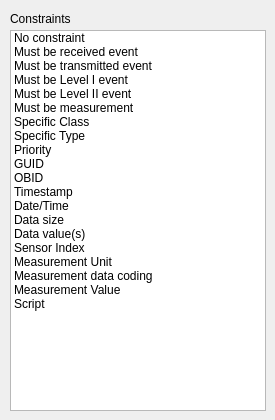
<?xml version="1.0" encoding="UTF-8"?>
<ui version="4.0">
 <class>CDlgSelectConstraint</class>
 <widget class="QDialog" name="CDlgSelectConstraint">
  <property name="geometry">
   <rect>
    <x>0</x>
    <y>0</y>
    <width>275</width>
    <height>420</height>
   </rect>
  </property>
  <property name="windowTitle">
   <string>Select filter constraint</string>
  </property>
  <widget class="QListWidget" name="listConstraints">
   <property name="geometry">
    <rect>
     <x>10</x>
     <y>30</y>
     <width>256</width>
     <height>381</height>
    </rect>
   </property>
   <property name="toolTip">
    <string>List with filter constraints</string>
   </property>
   <item>
    <property name="text">
     <string>No constraint</string>
    </property>
   </item>
   <item>
    <property name="text">
     <string>Must be received event</string>
    </property>
   </item>
   <item>
    <property name="text">
     <string>Must be transmitted event</string>
    </property>
   </item>
   <item>
    <property name="text">
     <string>Must be Level I event</string>
    </property>
   </item>
   <item>
    <property name="text">
     <string>Must be Level II event</string>
    </property>
   </item>
   <item>
    <property name="text">
     <string>Must be measurement</string>
    </property>
   </item>
   <item>
    <property name="text">
     <string>Specific Class</string>
    </property>
   </item>
   <item>
    <property name="text">
     <string>Specific Type</string>
    </property>
   </item>
   <item>
    <property name="text">
     <string>Priority</string>
    </property>
   </item>
   <item>
    <property name="text">
     <string>GUID</string>
    </property>
   </item>
   <item>
    <property name="text">
     <string>OBID</string>
    </property>
   </item>
   <item>
    <property name="text">
     <string>Timestamp</string>
    </property>
   </item>
   <item>
    <property name="text">
     <string>Date/Time</string>
    </property>
   </item>
   <item>
    <property name="text">
     <string>Data size</string>
    </property>
   </item>
   <item>
    <property name="text">
     <string>Data value(s)</string>
    </property>
   </item>
   <item>
    <property name="text">
     <string>Sensor Index</string>
    </property>
   </item>
   <item>
    <property name="text">
     <string>Measurement Unit</string>
    </property>
   </item>
   <item>
    <property name="text">
     <string>Measurement data coding</string>
    </property>
   </item>
   <item>
    <property name="text">
     <string>Measurement Value</string>
    </property>
   </item>
   <item>
    <property name="text">
     <string>Script</string>
    </property>
   </item>
  </widget>
  <widget class="QLabel" name="label">
   <property name="geometry">
    <rect>
     <x>10</x>
     <y>10</y>
     <width>91</width>
     <height>17</height>
    </rect>
   </property>
   <property name="text">
    <string>Constraints</string>
   </property>
  </widget>
 </widget>
 <resources/>
 <connections/>
</ui>
